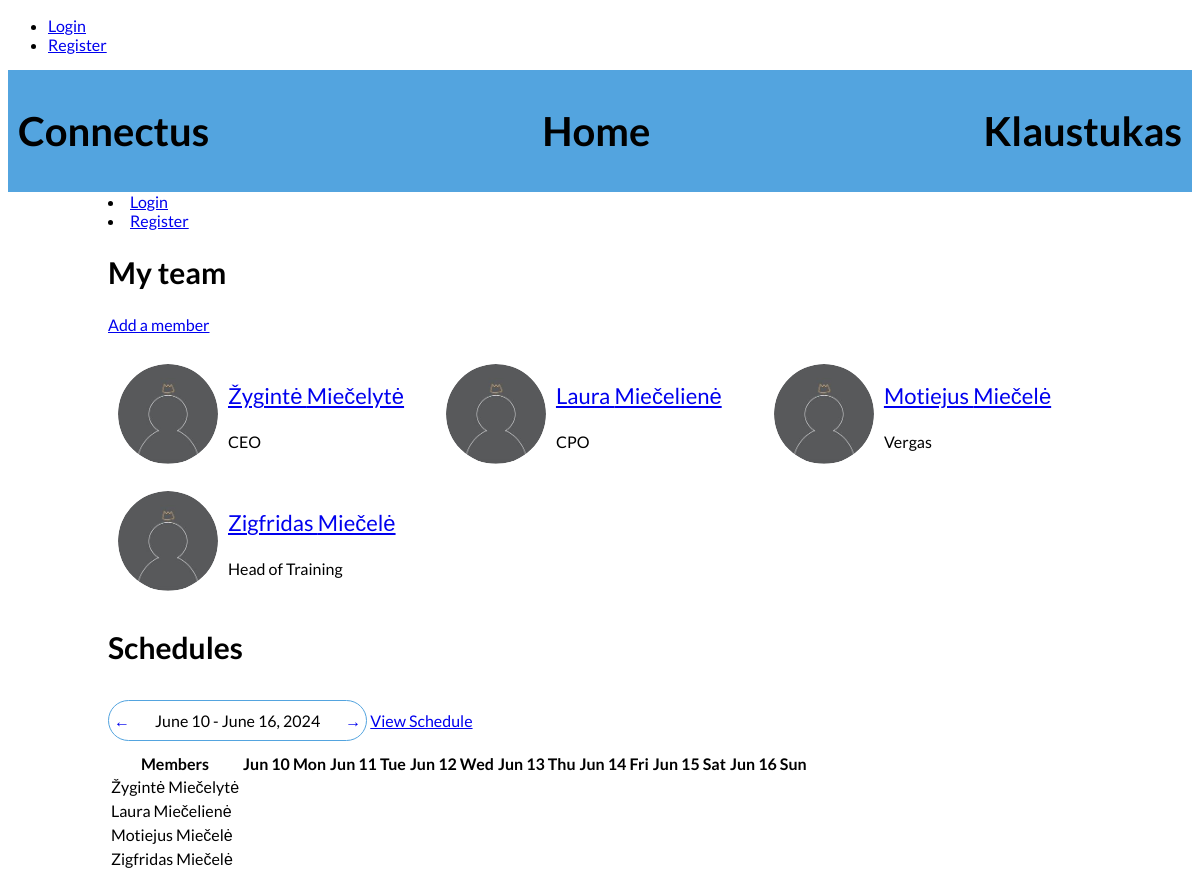
The app's page /schedules/, older data.
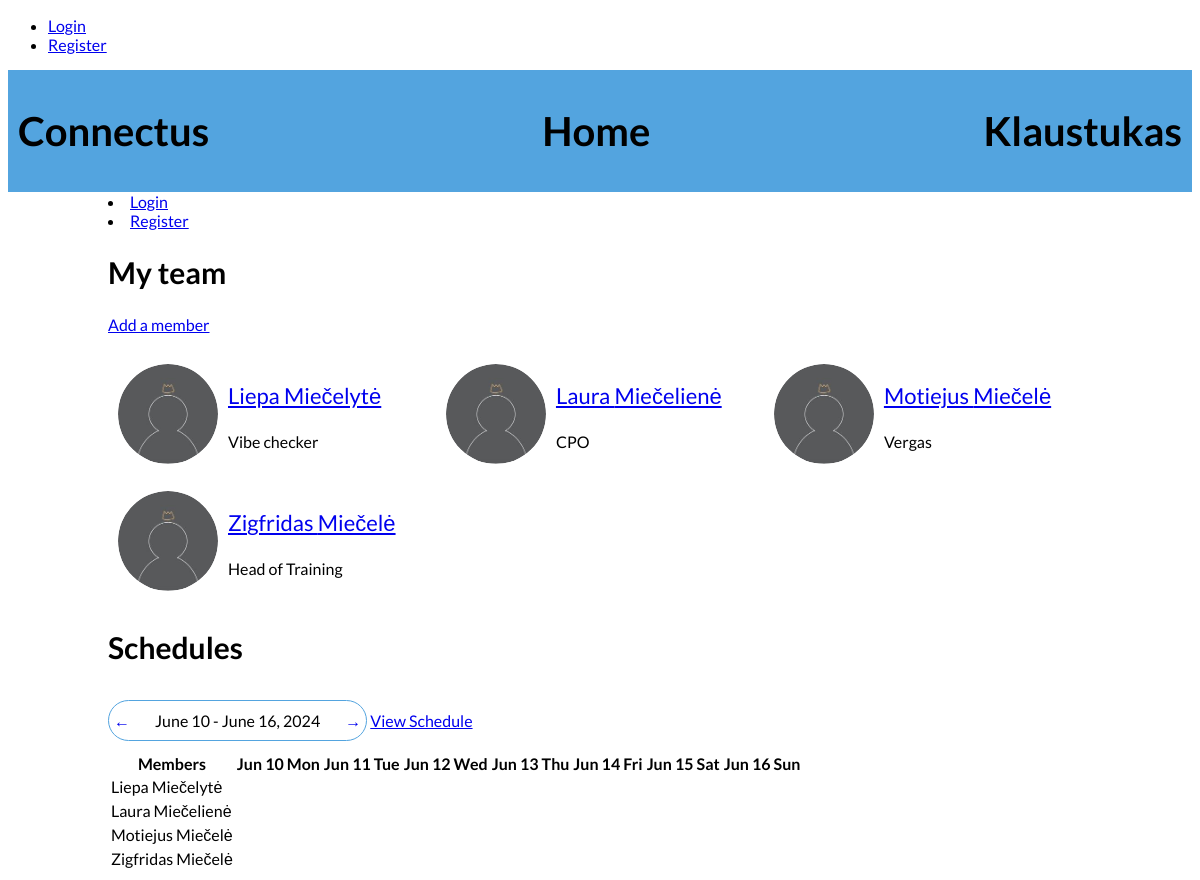
The same page, newer data.
### schedules/models.py (models this page shows, shortened)
class CustomUser(AbstractBaseUser, PermissionsMixin):
    email = models.EmailField(unique=True)
    name = models.CharField(max_length=100)
    last_name = models.CharField(max_length=100)
    position = models.CharField(max_length=100)
    WORKING_HOURS = (
        ('1', '1 (160h/month)'),
        ('0.75', '0.75 (120h/month)'),
        ('0.5', '0.5 (80h/month)'),
        ('0.25', '0.25 (40h/month)'),
        ('1.25', '1.25 (180h/month)'),
        ('1.5', '1.5 (200h/month)')
    )
    working_hours = models.CharField(max_length=4, choices=WORKING_HOURS, default='1')
    phone_number = PhoneNumberField(null=True, blank=True, unique=True)
    profile_picture = models.ImageField(upload_to='profile_pictures', blank=True)
    street_address = models.CharField(max_length=255, null=True, blank=True)
    city = models.CharField(max_length=100, null=True, blank=True)
    postal_code = models.CharField(max_length=20, null=True, blank=True)
    country = models.CharField(max_length=100, null=True, blank=True)
    is_active = models.BooleanField(default=True)
    is_staff = models.BooleanField(default=False)
    objects = CustomUserManager()
    USERNAME_FIELD = 'email'
    REQUIRED_FIELDS = ['name', 'last_name', 'position', 'working_hours']

### schedules/views.py (the view)
# urls.py: 2. Add a URL to urlpatterns:  path('', views.home, name='home')
def home(request, week=None):
    if week:
        start_date = datetime.strptime(week, '%Y-%m-%d').date() #
    else:
        today = datetime.now().date() #GETS THE CURRENT DATE
        start_date = today - timedelta(days=today.weekday())  # timedelta(days=today.weekday()) SURANDA KIEK DIENU NUO PIRMADIENIO SIANDIENA YRA | today - timedelta(days=today.weekday()) IS SIANDIENOS DATOS ATIMAMA KIEK DIENU NUO PIRMADIENIO SUSKAICIAVOME IR GAUNAME PIRMADIENIO DATA
    end_date = start_date + timedelta(days=6)
    previous_week_start = start_date - timedelta(days=7) # IS PASIRINKTO PIRMADIENIO ATIMA 7 DIENAS, KAD GAUTU PRIES TAI BUVUSIO PIRMADIENIO DATA
    next_week_start = start_date + timedelta(days=7) # PRIE PASIRINKTO PIRMADIENIO PRIDEDA 7 DIENAS, KAD GAUTU ATEINANCIO PIRMADIENIO DATA
    date_range = [start_date + timedelta(days=i) for i in range(7)] # SUKURIA SARASA DATU: PRIE PIRMADIENIO DATOS PRIDEDA ATITINKAMA SKAICIU DIENU, KURIAS GAUNAM ITERUOJANT range(7). [start_date + timedelta(days=0) for i in range(0-6)], [start_date + timedelta(days=1) for i in range(0-6)]...
    users = CustomUser.objects.all()
    data = {
        'users': users,
        'date_range': date_range,
        'start_date': start_date,
        'end_date': end_date,
        'previous_week': previous_week_start.strftime('%Y-%m-%d'),  # Convert to string
        'next_week': next_week_start.strftime('%Y-%m-%d'),  # Convert to string
    }
    if 'create_member' in request.GET:
        data['create_member'] = True
    return render(request, 'home.html', context=data)

### schedules/templatetags/custom_filters.py (called while the page is built)
@register.filter(name='format_date')
def format_date(value, schedule_format):
    if schedule_format == 'week':
        return value.strftime('%b %d %a')  # Format for week view (Jun 10 Mon)
    elif schedule_format == 'month':
        return value.strftime('%b %d')  # Format for month view (Jun 10)
    else:
        return value.strftime('%H:%M')  # Default format for other views (12:00)

### schedules/templates/home.html
{% extends 'base.html' %}
{% load custom_filters %}
{% load static %}
{% block content %}
<div class="header">
    <h1>Connectus</h1>
    <h1>Home</h1>
    <h1>Klaustukas</h1>
</div>
<div class="main-content">
    <div>
        {% if user.is_authenticated %}
            <div class="user-info" id="color">
                {% if user.profile_picture %}
                    <div class="profile-picture">
                        <img src="{{ user.profile_picture.url }}" alt="Profile Picture">
                    </div>
                {% else %}
                    <div class="profile-picture default">
                        <img src="{% static 'images/default_profile_picture.png' %}" alt="Default Profile Picture">
                    </div>
                {% endif %}
                <div class="user-details">
                    <h1><a href="{% url 'user_profile' user_id=user.id %}">{{ user.name }} {{ user.last_name }}</a></h1>
                    <h3>{{ user.position }}</h3>
                </div>
            </div>
        {% else %}
            <li class="nav-item"><a class="nav-link" href="{% url 'login'%}?next={{request.path}}">Login</a></li>
            <li class="nav-item"><a class="nav-link" href="#">Register</a></li>
        {% endif %}
    </div>
    <div class="team-section">
        <h2>My team</h2>
        <a href="{% url 'edit_profile' %}?create_member=true" class="btn btn-primary">Add a member</a>
        <ul class="team-members">
            {% for user in users %}
                {% if user != request.user %}
                    <li class="team-member">
                        {% if user.profile_picture %}
                        <div class="profile-picture">
                            <img src="{{ user.profile_picture.url }}" alt="Profile Picture">
                        </div>
                        {% else %}
                        <div class="profile-picture default">
                            <img src="{% static 'images/default_profile_picture.png' %}" alt="Default Profile Picture">
                        </div>
                        {% endif %}
                        <div class="user-details">
                            <h3><a href="{% url 'user_profile' user_id=user.id %}">{{ user.name }} {{ user.last_name }}</a></h3>
                            <p>{{ user.position }}</p>
                        </div>
                    </li>
                {% endif %}
            {% endfor %}
        </ul>
    </div>
    <div>
        <h2>Schedules</h2>
        <div class="day-navigation">
            <a href="{% url 'home_with_week' week=previous_week %}" class="nav-arrow">
                &larr;
            </a>
            <span class="nav-date">{{ start_date|date:"F j" }} - {{ end_date|date:"F j, Y" }}</span>
            <a href="{% url 'home_with_week' week=next_week %}" class="nav-arrow">
                &rarr;
            </a>
        </div>
        <a href="{% url 'user_availability' %}">View Schedule</a>
        <table>
            <thead>
                <tr>
                    <th>Members</th>
                    {% for day in date_range %}
                        <th>{{ day|format_date:'week' }}</th>
                    {% endfor %}
                </tr>
            </thead>
            <tbody>
                {% for user in users %}
                <tr>
                    <td>{{ user.name }} {{ user.last_name }}</td>
                    {% for day in date_range %}
                    <td>
                    </td>
                    {% endfor %}
                </tr>
                {% endfor %}
            </tbody>
        </table>
    </div>
</div>
{% endblock content %}

### schedules/templates/base.html (shortened to what this page needs)
{% load static %}
<!DOCTYPE html>
<html lang="en">
<head>
    <link rel="stylesheet" type="text/css" href="{% static 'css/styles.css' %}">
</head>
<body>
    <div>
        <ul>
            {% if user.is_authenticated %}
                <li><a href="{% url 'home' %}">Home</a></li>
                <li><a href="{% url 'logout'%}?next=/library">Logout</a></li>
            {% else %}
                <li class="nav-item"><a class="nav-link" href="{% url 'login'%}?next={{request.path}}">Login</a></li>
                <li class="nav-item"><a class="nav-link" href="#">Register</a></li>
            {% endif %}
        </ul>
    </div>
    <div>
        {% block content %}{% endblock content %}
    </div>
</body>
</html>

### schedules/static/css/styles.css (style rules this page uses)
body { font-family: 'lato', sans-serif; text-decoration: #081016; }
h1 { font-size: 40px; }
h2 { font-size: 30px; }
h3 { font-size: 22px; }
.header { display: flex; justify-content: space-between; align-items: center; padding: 10px; background-color: #53A4DF; position: relative; }
.main-content { margin: 0 100px; background-color: white; }
.user-details { margin-left: 15px; }
.profile-picture img, .default img { border-radius: 50%; width: 100px; height: 100px; object-fit: cover; }
.user-details h3 { font-weight: normal; }
.team-section { margin-top: 20px; }
.team-members { display: flex; flex-wrap: wrap; list-style: none; padding: 0; }
.team-member { width: calc(33.33% - 20px); margin: 10px; display: flex; align-items: center; }
.user-details { margin-left: 10px; }
.profile-picture { width: 100px; height: 100px; border-radius: 50%; overflow: hidden; }
.profile-picture img { width: 100%; height: 100%; object-fit: cover; }
.day-navigation { display: inline-flex; justify-content: center; align-items: center; margin: 10px auto; border: 1.5px solid #53A4DF; border-radius: 25px; }
.nav-arrow { display: inline-block; padding: 5px; text-decoration: none; transition: background-color 0.3s; border-radius: 25px; position: relative; }
.nav-date { display: inline-block; padding: 10px 20px; }

Row changes from the older to the newer data that the page shows:
changed CustomUser "Miečelytė": name "Žygintė" → "Liepa"; position "CEO" → "Vibe checker"
